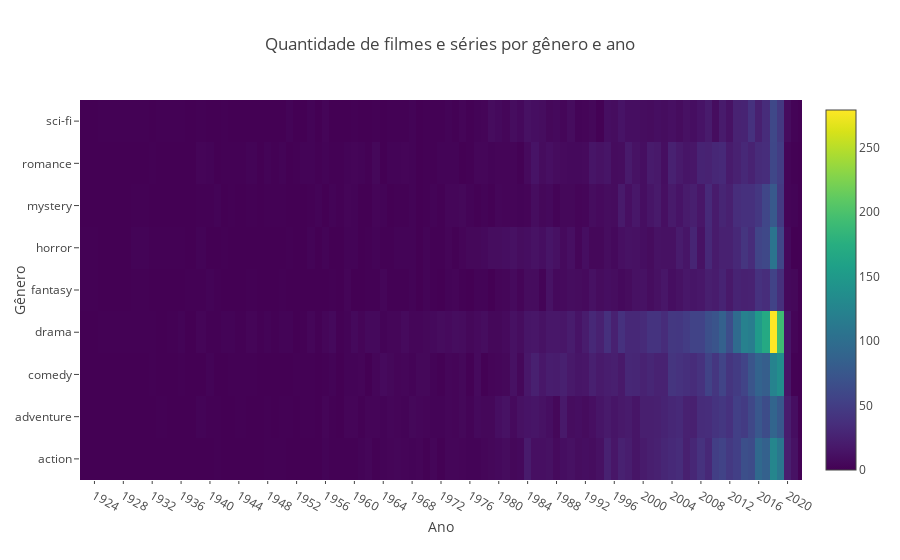

Write notebook code for a chart like this one.
### Code cell
graph = go.Heatmap(
    z=graph2, 
    x=year,
    y=genres,
    colorscale = "Viridis"
)

layout = go.Layout(
    title="Quantidade de filmes e séries por gênero e ano",
    xaxis=dict(
        range=[min(year), max(year)],
        title="Ano",
        dtick=4,
        ticklen=3,
    ),
    yaxis=dict(
        title="Gênero",
    )
)

fig = go.Figure(data=[graph], layout=layout)
plotly.offline.iplot(fig)
plotly.offline.plot(fig, filename="imdb_year_genre_count/index.html", auto_open=False)

### Figure 1 — Plotly figure (JSON) as saved in the notebook; plotly's stock layout.template omitted (floating-point values rounded to 4 significant figures; data arrays with more than 128 entries replaced by an {"elided": "..."} marker saying what was removed)
{"data": [{"colorscale": "Viridis", "type": "heatmap", "uid": "523feff4-aff9-4005-801d-66e440021d06", "x": ["1922", "1927", "1931", "1932", "1933", "1935", "1936", "1937", "1939", "1940", "1941", "1942", "1943", "1944", "1946", "1947", "1948", "1949", "1950", "1951", "1952", "1953", "1954", "1955", "1956", "1957", "1958", "1959", "1960", "1961", "1962", "1963", "1964", "1965", "1966", "1967", "1968", "1969", "1970", "1971", "1972", "1973", "1974", "1975", "1976", "1977", "1978", "1979", "1980", "1981", "1982", "1983", "1984", "1985", "1986", "1987", "1988", "1989", "1990", "1991", "1992", "1993", "1994", "1995", "1996", "1997", "1998", "1999", "2000", "2001", "2002", "2003", "2004", "2005", "2006", "2007", "2008", "2009", "2010", "2011", "2012", "2013", "2014", "2015", "2016", "2017", "2018", "2019", "2020", "2021", "2022"], "y": ["action", "adventure", "comedy", "drama", "fantasy", "horror", "mystery", "romance", "sci-fi"], "z": {"elided": "9x91 int values"}}], "layout": {"title": {"text": "Quantidade de filmes e séries por gênero e ano"}, "xaxis": {"dtick": 4, "range": ["1922", "2022"], "ticklen": 3, "title": {"text": "Ano"}}, "yaxis": {"title": {"text": "Gênero"}}}}
